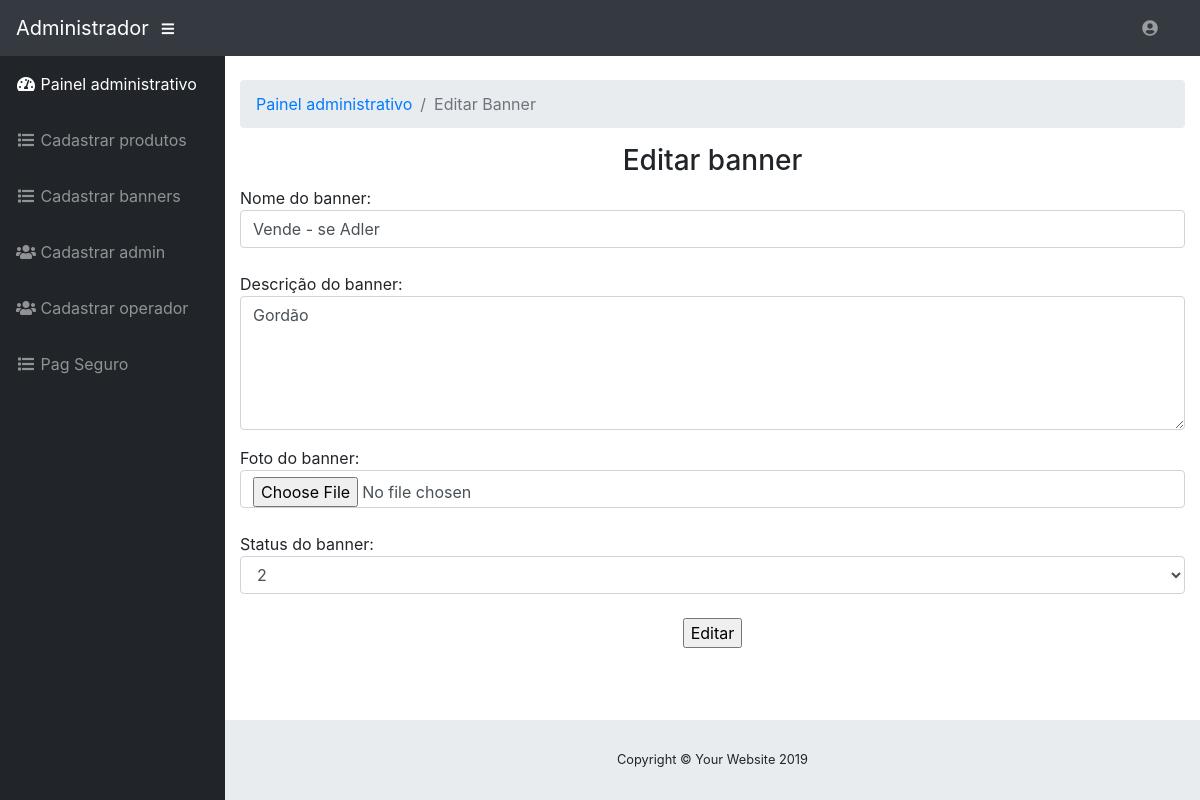
Screenshot of /ControllerBanner/listaUnicoBanner/1 with the database file from the repository.
### tables this page shows
CREATE TABLE `banner` (
  `idBanner` int(11) NOT NULL,
  `nomePromocao` varchar(60) NOT NULL,
  `descricaoPromocao` varchar(255) NOT NULL,
  `imagemBanner` varchar(40) NOT NULL,
  `data` date NOT NULL,
  `status` int(11) NOT NULL
);

### application/controllers/ControllerBanner.php (called while the page is built, shortened)
<?php
class ControllerBanner extends CI_Controller {
    public function listaUnicoBanner() {
        $this->load->Model('modelBanner', '', TRUE);
        $dados['banner'] = $this->modelBanner->listaBanner($this->uri->segment(3));
        $this->load->view('estrutura/menuPainel');
        $this->load->view('corpo/Banners/corpoEditarBanner', $dados);
        $this->load->view('estrutura/rodapePainel');
    }
}

### index.php (called while the page is built, shortened)
<?php
require_once BASEPATH.'core/CodeIgniter.php';

### application/models/ModelBanner.php (called while the page is built, shortened)
<?php
class ModelBanner extends CI_Model {
    public function listaBanner($id) {
        $resultado = $this->db->get_where('banner', array('idBanner' => $id));
        if ($resultado->num_rows() > 0) {
            return $resultado->result();
        }
        return;
    }
}

### application/views/corpo/Banners/corpoEditarBanner.php (the view, shortened to what this page needs)
<div class="container-fluid">
    <br>
                    <ol class="breadcrumb">
                        <li class="breadcrumb-item">
                            <a href="<?php echo base_url('paineladministrativo/')?>">Painel administrativo</a>
                        </li>
                        <li class="breadcrumb-item active">Editar Banner</li>
                    </ol>
<div class="form">
<div class="w3_login">
    <center><div class="w3_login_module"><h3 class="w3l_fruit">Editar banner</h3></center>
        <div class="module form-module">
            <div class="form">
                <?php echo form_open('ControllerBanner/gravarBanner'); ?>
                Nome do banner:
                <input class="form-control" type="text" name="nomePromocao" required="" value="<?php
                if (isset($banner))
                    foreach ($banner as $ban) {
                        echo $ban->nomePromocao;
                    }
                ?>">
                <br>
                Descrição do banner:
                <div class="form-group">
                    <textarea class="form-control" rows="5" name="descricaoPromocao" ><?php
                        if (isset($banner))
                            foreach ($banner as $ban) {
                                echo $ban->descricaoPromocao;
                            }
                        ?></textarea>
                </div>
                Foto do banner:
                <input class="form-control" type="file" required name="imagemBanner" value="<?php
                if (isset($banner))
                    foreach ($banner as $ban) {
                        echo $ban->imagemBanner;
                    }
                ?>">
                <br>
                Status do banner:
                                                <select class="form-control" id="status" name="status" value="">
                                                    <option><?php
                                                        if (isset($banner))
                                                            foreach ($banner as $ban) {
                                                                echo $ban->status;
                                                            }
                                                        ?></option>
                                                </select>
                                                <br>
                <center><input type="submit" value="Editar"></center>
            </div>
        </div>
    </div>
</div>
    <br><br><br><br>
</div>

### rows the page displays
banner: nomePromocao "Vende - se Adler", descricaoPromocao "Gordão", status "2"
